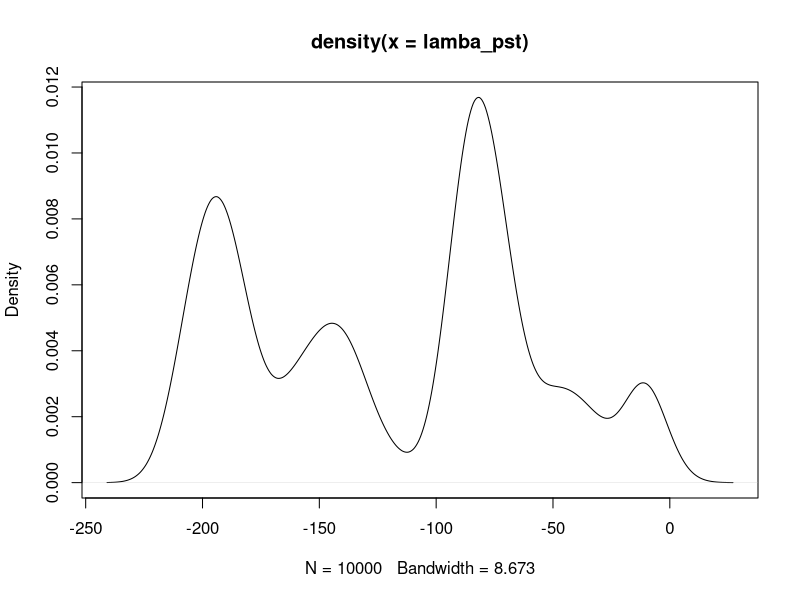

Reproduce this figure in R.
set.seed(123)
#######################
#### Data Generation
#######################
#Data Generation 
lambdastar = 1e-2
I =50
J = 5
sigma_l = 1e-4
eta = rnorm(n = I , mean = lambdastar , sd = 1)
y = matrix(nrow = I , ncol = J)
for(i in 1:I)
{
  y[i ,] = rpois(n = J , lambda = exp(eta[i]))
}

#####################
###MALA Updates
#####################
library(mvtnorm)
##Posterior density calculated at u
logf = function(x)
{
  lambda = x[1]
  eta = x[-1]
  
  t1 = sum(J*exp(eta)) 
  t2 = 0.5*sum((eta-lambda)^2) + sigma_l*lambda
  eta = as.matrix(eta ,nrow =I,ncol=1 )
  t3 = sum(t(y)%*%eta) 
  
  return(t1+t2-t3)
}

## Kernel density calculated at y given x 
logQ = function(x,y)
{
  rtn = dmvnorm( y, mean = x , sigma = diag(I+1), log = TRUE)
  return(rtn)
}

ratio = function(x,y)
{
  num = logf(y)+logQ(y,x)
  den = logf(x)+logQ(x,y)
  logr = min( 0, num-den)
  return(logr)
}

MH = function(x0,n)
{
  x = matrix(nrow = n , ncol = (I+1))
  x[1, ] = x0
  for( i in 1:(n-1))
  {
    #current 
    current = x[i, ]
    #proposal
    prop = rmvnorm(n=1 , mean = current , sigma = diag(I+1))
    
    U = runif(1) 
    alpha = ratio(current,prop)
    
    x[(i+1),] = ifelse( log(U)<alpha , prop , current)
    
    print(paste('step ' ,i ,'done!'))
  }
  return(x)
}
Sys.time()
temp = c(lambdastar,eta)
lamba_pst = MH(temp, 1e4)[ ,1]
plot(density(lamba_pst))
Sys.time()

